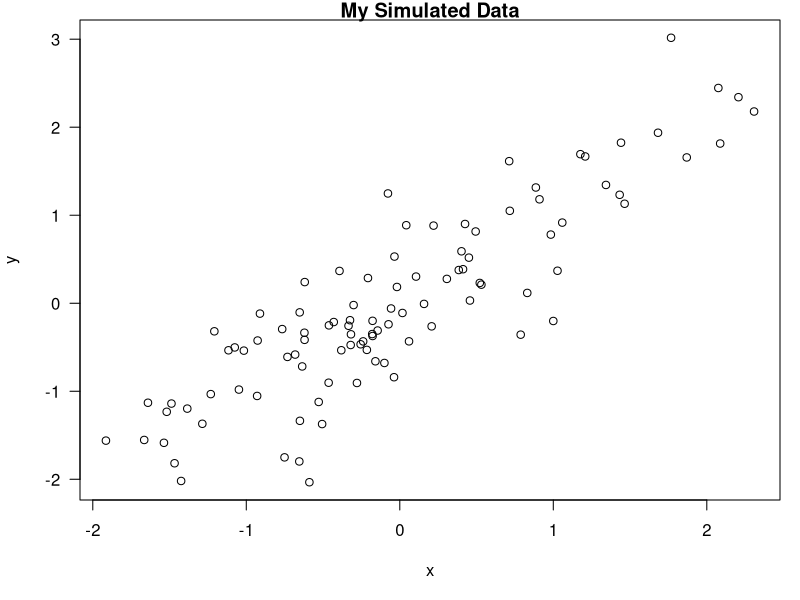

This figure's R source:
## ---- chunk 1
set.seed(1)
x=rnorm(100)
mean(x)
## ---- chunk 2
set.seed(1)
x=rnorm(100)
mean(x)
## ---- chunk 3
x=rnorm(100)
y=x+rnorm(100,sd=0.5)
## ---- chunk 4
par(mar=c(5,4,1,1),las=1)
plot(x,y,main="My Simulated Data")
## ---- chunk 5
fit = lm(Ozone~Wind+Temp+Solar.R,data=airquality)
## ---- chunk 6
library(xtable)
xt = xtable(summary(fit))
print(xt,type="html")
